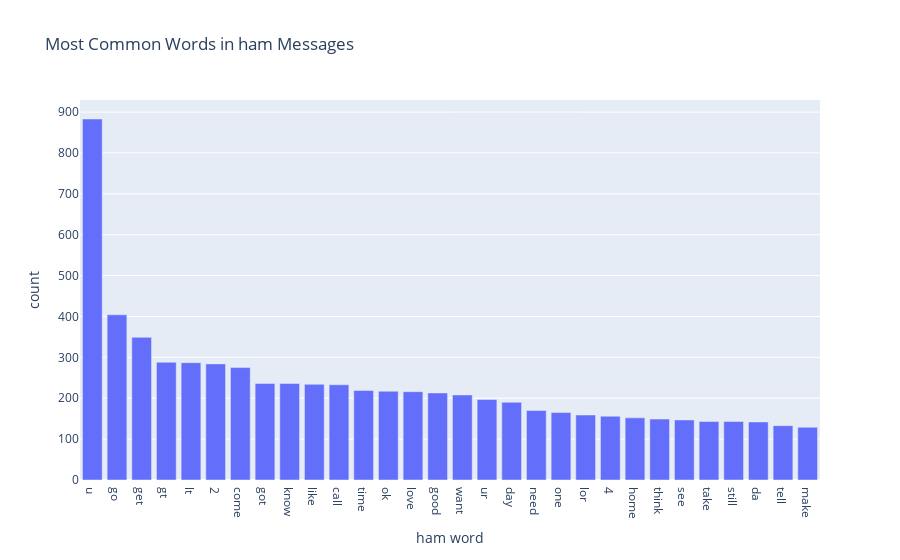

The cell this chart's notebook holds for it:
### Code cell
from collections import Counter

most_common_words = pd.DataFrame(Counter(ham_corpus).most_common(30), columns=['ham word', 'count'])
px.bar(most_common_words, x='ham word', y='count', title='Most Common Words in ham Messages')

### Figure 1 — Plotly figure (JSON) as saved in the notebook; plotly's stock layout.template omitted (floating-point values rounded to 4 significant figures)
{"data": [{"alignmentgroup": "True", "hovertemplate": "ham word=%{x}<br>count=%{y}<extra></extra>", "legendgroup": "", "marker": {"color": "#636efa", "pattern": {"shape": ""}}, "name": "", "offsetgroup": "", "orientation": "v", "showlegend": false, "textposition": "auto", "type": "bar", "x": ["u", "go", "get", "gt", "lt", "2", "come", "got", "know", "like", "call", "time", "ok", "love", "good", "want", "ur", "day", "need", "one", "lor", "4", "home", "think", "see", "take", "still", "da", "tell", "make"], "xaxis": "x", "y": [883, 404, 349, 288, 287, 284, 275, 236, 236, 234, 233, 219, 217, 216, 213, 208, 197, 190, 170, 165, 159, 156, 152, 149, 147, 143, 143, 142, 133, 129], "yaxis": "y"}], "layout": {"barmode": "relative", "legend": {"tracegroupgap": 0}, "title": {"text": "Most Common Words in ham Messages"}, "xaxis": {"anchor": "y", "domain": [0, 1], "title": {"text": "ham word"}}, "yaxis": {"anchor": "x", "domain": [0, 1], "title": {"text": "count"}}}}
